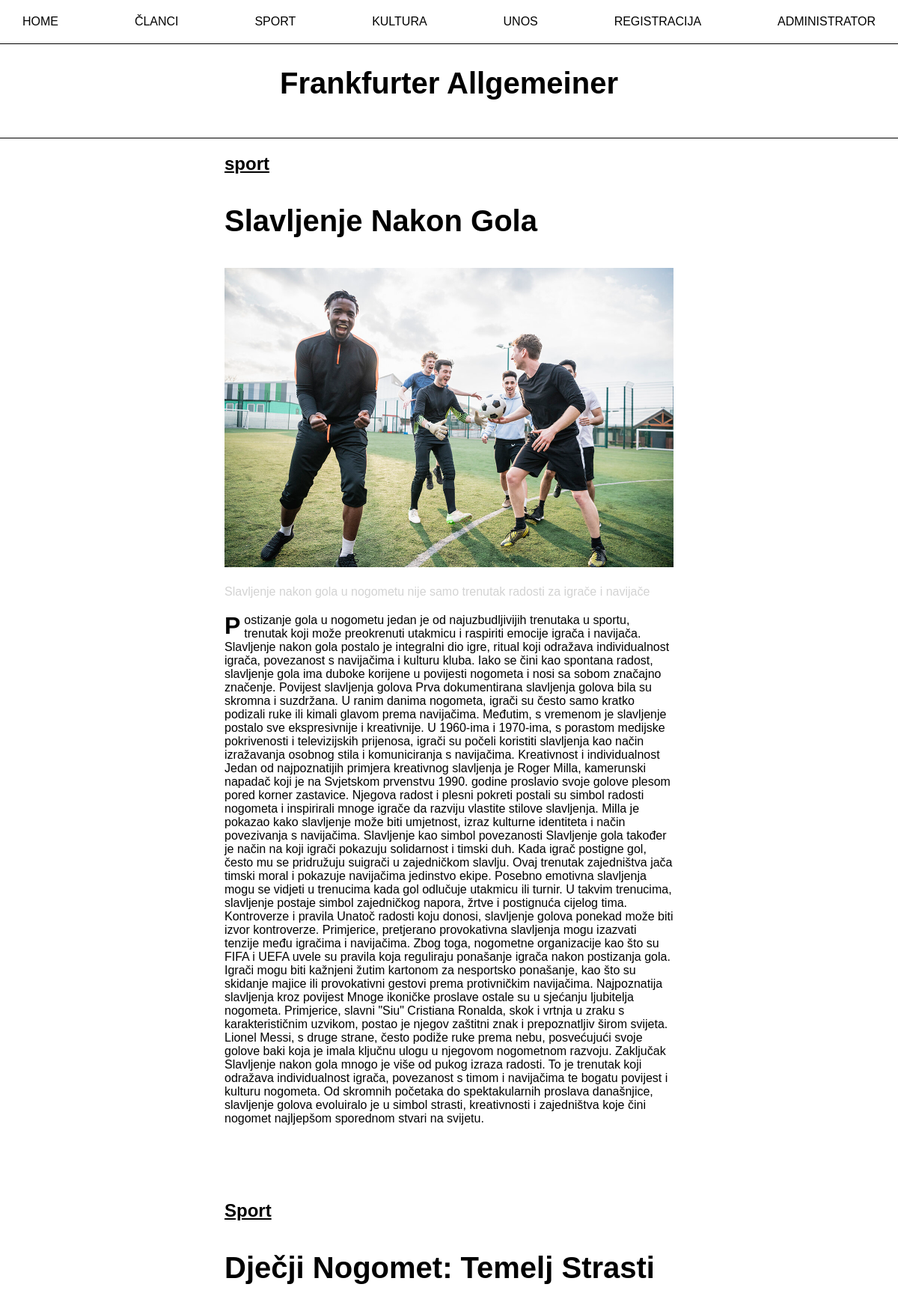
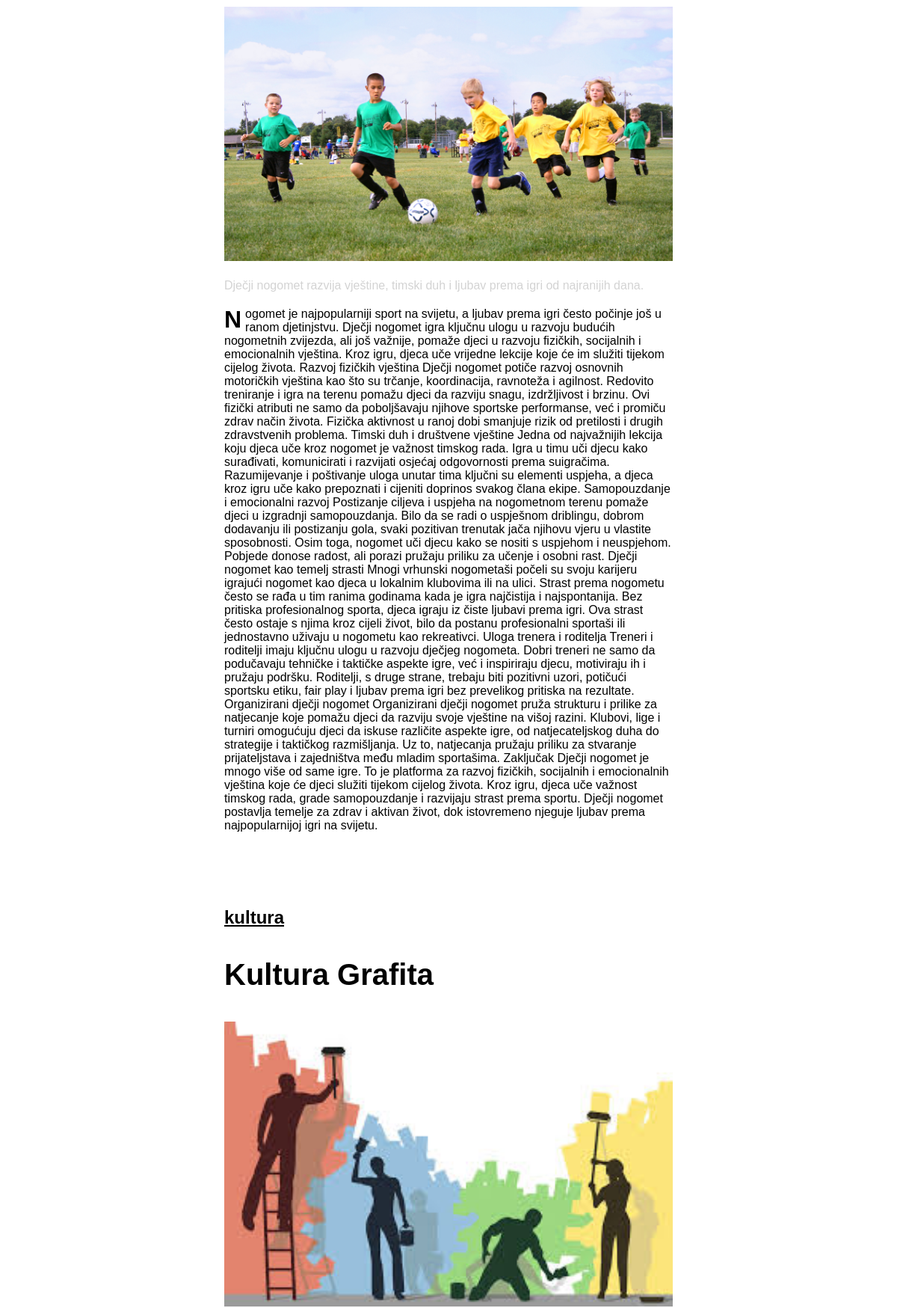
The page / (upper part) on the database its author committed (2 pictures, top to bottom).
### tables this page shows
CREATE TABLE `vijesti` (
  `id` int(11) NOT NULL,
  `category` varchar(100) NOT NULL,
  `title` varchar(255) NOT NULL,
  `content` text NOT NULL,
  `image` varchar(255) NOT NULL,
  `archive` tinyint(1) NOT NULL,
  `about` text NOT NULL
);

### index.php (the view, shortened to what this page needs)
<!DOCTYPE html>
<html lang="hr">
<head>
    <link rel="stylesheet" href="css.css">
</head>
<body>
<header>
    <nav>
        <a href="index.php">HOME</a>
        <a href="politik.html">ČLANCI</a>
        <a href="kategorije.php?category=sport">SPORT</a>
        <a href="kategorije.php?category=kultura">KULTURA</a>
        <a href="unos.html">UNOS</a>
        <a href="registracija.php">REGISTRACIJA</a>
        <a href="administrator.php">ADMINISTRATOR</a>
    </nav>
</header>
<hr>
<h1 class="title">Frankfurter Allgemeiner</h1>
<hr>
<main>
    <?php
    $servername = "localhost";
    $username = "root";
    $password = "";
    $dbname = "projekt";
    $conn = new mysqli($servername, $username, $password, $dbname);
    $sql = "SELECT title, about, content, category, image FROM vijesti WHERE archive = 0";
    $result = $conn->query($sql);
    if ($result->num_rows > 0) {
        while($row = $result->fetch_assoc()) {
            echo "<div class='text-container'>";
            echo "<h2><u>" . $row["category"] . "</h2></u>";
            echo "<div class='naslov'>";
            echo "<p><b>" . $row["title"] . "</b></p>";
            echo "</div>";
            echo "<div class='image-container'>";
            if ($row["image"]) {
                echo "<p><img src='uploads/" . $row["image"] . "' alt='Slika'></p>";
            }
            echo "</div>";
            echo "</div>";
            echo "<div class='text-container'>";
            echo "<div class='podnaslov'>";
            echo "<p>" . $row["about"] . "</p>";
            echo "</div>";
            echo "<div class='centered-paragraphs'>";
            echo "<p>" . $row["content"] . "</p>";
            echo "</div>";
            echo "</div>";
        }
    } else {
        echo "<p>Nema dostupnih vijesti.</p>";
    }
    ?>
</main>
</body>
</html>

### css.css (style rules this page uses)
body { margin: 0; font-family: Arial, sans-serif; }
header { display: flex; justify-content: space-between; align-items: center; background-color: #ffffff; padding: 10px 20px; }
b { font-weight: bold; }
u { text-decoration: underline; }
nav { display: flex; flex: 1; justify-content: space-between; }
nav a { color: rgb(0, 0, 0); text-decoration: none; padding: 10px; }
hr { margin: 0; border: none; border-top: 1px solid #000000; }
.title { text-align: center; font-size: 2.5em; margin: 20px 0; padding-bottom: 30px; padding-top: 10px; }
.image-container { text-align: center; margin: 20px 0; width: 100%; }
.image-container img { max-width: 100%; height: auto; width: 100% }
.text-container { width: 50%; margin: 0 auto; text-align: left; }
.naslov { font-size: 2.5em; margin: 10px 0; }
.podnaslov { color: lightgrey; font-size: 1em; margin-bottom: 20px; }
.centered-paragraphs::first-letter { font-size: 2em; font-weight: bold; float: left; line-height: 1; margin-right: 5px; }
.centered-paragraphs { text-align: left; margin: 20px 0; margin-bottom: 100px; }
.centered-paragraphs p { margin: 20px 0; }

### rows shown on the page
vijesti: category "sport", title "Slavljenje Nakon Gola", image (picture), about "Slavljenje nakon gola u nogometu nije samo trenutak radosti za igrače i navijače", content "Postizanje gola u nogometu jedan je od najuzbudljivijih trenutaka u sportu, trenutak koji može preokrenuti utakmicu i raspiriti emocije igrača i navijača. Slavljenje nakon gola postalo je integralni dio igre, ritual koji odražava individualnost igrača, povezanost s navijačima i kulturu kluba. Iako se čini kao spontana radost, slavljenje gola ima duboke korijene u povijesti nogometa i nosi sa sobom značajno značenje. Povijest slavljenja golova Prva dokumentirana slavljenja golova bila su skromna i suzdržana. U ranim danima nogometa, igrači su često samo kratko podizali ruke ili kimali glavom prema navijačima. Međutim, s vremenom je slavljenje postalo sve ekspresivnije i kreativnije. U…"
vijesti: category "Sport", title "Dječji Nogomet: Temelj Strasti", image (picture), about "Dječji nogomet razvija vještine, timski duh i ljubav prema igri od najranijih dana.", content "Nogomet je najpopularniji sport na svijetu, a ljubav prema igri često počinje još u ranom djetinjstvu. Dječji nogomet igra ključnu ulogu u razvoju budućih nogometnih zvijezda, ali još važnije, pomaže djeci u razvoju fizičkih, socijalnih i emocionalnih vještina. Kroz igru, djeca uče vrijedne lekcije koje će im služiti tijekom cijelog života. Razvoj fizičkih vještina Dječji nogomet potiče razvoj osnovnih motoričkih vještina kao što su trčanje, koordinacija, ravnoteža i agilnost. Redovito treniranje i igra na terenu pomažu djeci da razviju snagu, izdržljivost i brzinu. Ovi fizički atributi ne samo da poboljšavaju njihove sportske performanse, već i promiču zdrav način života. Fizička aktivnost…"
vijesti: category "kultura", title "Kultura Grafita", image (picture)
